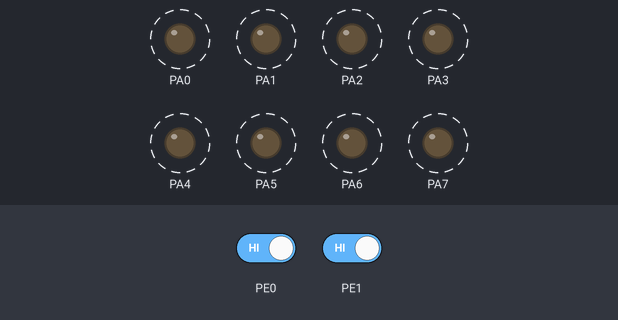
A program run on a simulated ATmega128, built with avr-gcc and emulated at 16 MHz (the files do not name the chip). On the bench: output pins drawn as LEDs (lit = HIGH). Dashed ring = blinking. Inputs (shaded band) come from the test bench; at power-on: PE0 HIGH, PE1 HIGH.

Above: at 2.8 s.
2.9 s: PE0 driven LOW
At 3.25 s:
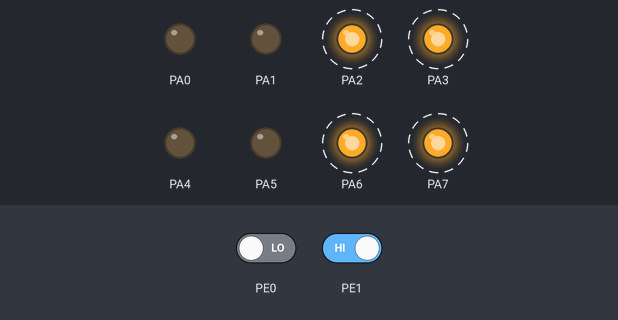
6.5 s: PE1 driven LOW
At 6.75 s:
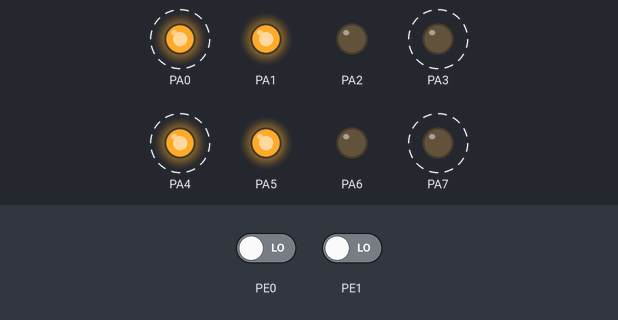
10.0 s: PE0 driven HIGH
At 10.4 s:
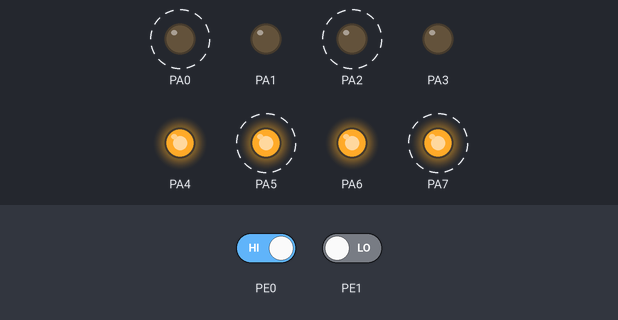
13.5 s: PE1 driven HIGH
Timing chart, 0 to 18.5 s (numbered marks = the images above; inputs shaded):
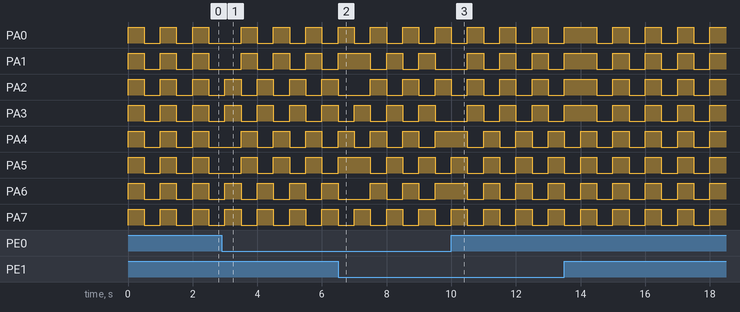

Measured:
- by itself, PA0–3: repeats every 1.0 s: LOW 0.50 s, HIGH 0.50 s
- by itself, PA4–7: alternates HIGH for 0.50 s and LOW for 0.50 s

The program:

main.c
```c
#define F_CPU 16000000UL
#include <avr/io.h>
#include <util/delay.h>

int main(void)
{
	DDRA = 0xFF;
	PORTA = 0x00;

	DDRE = 0x00;
	int btn1 = 0;
	int btn2 = 0;
	while (1)
	{

		if((PINE & 0x01) == 0x00)
		{
			btn1 = 1;
		}
		else
		{
			btn1 = 0;
		}
		if((PINE & 0x02) == 0x00)
		{
			btn2 = 1;
		}
		else
		{
			btn2 = 0;
		}

		if(btn1 == 1 && btn2 == 1)
		{
			/*
			PORTA = 0xFF;
			*/
			PORTA = 0xAA;
			_delay_ms(500);
			PORTA = 0x55;
			_delay_ms(500);

		}

		else if(btn2 == 1)
		{
			/*
			PORTA = 0x0F;
			*/
			PORTA = 0xF0;
			_delay_ms(500);
			PORTA = 0x0F;
			_delay_ms(500);

		}

		else if(btn1 == 1)
		{
			/*
			PORTA = 0x03;
			*/
			PORTA = 0xCC;
			_delay_ms(500);
			PORTA = 0x33;
			_delay_ms(500);

		}

		else if(btn1 == 0 && btn2 == 0)
		{
			/*
			PORTA = 0x00;
			*/
			PORTA = 0xFF;
			_delay_ms(500);
			PORTA = 0x00;
			_delay_ms(500);

		}


	}
	return 0;
}
```
